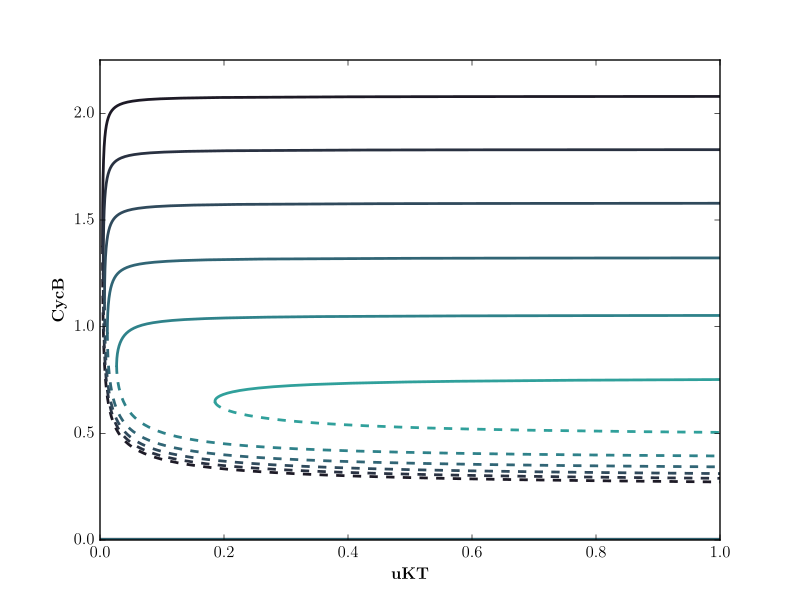

Recreate this plot in Julia.
using PyCall
PyDict(pyimport("matplotlib")["rcParams"])["font.family"] = ["Raleway"]
PyDict(pyimport("matplotlib")["rcParams"])["font.size"] = 18.0
using PyPlot
using DataFrames

function do_nothing(x)
  return x
end

function convert_synth_to_time(x)
  # synth = kscycb * exp(-r_decay * t)
  # synth/kscycb = exp(-r_decay * t)
  # log(synth/kscycb) = -r_decay * t
  # t = - log(synth/kscycb)/r_decay
  t = - log(x./0.005)/0.0008
  return(t)
end

function convert_inh_to_activity(x)
  # Cdk1 = 1/(1 + Inh)
  return(1./(1+x) .* 100)
end

function plot_bifurcation(path; xlim = false, ylim = false, xlabel = false, xf = do_nothing, yf = do_nothing, xscale = "linear", sp = false, color = "r")
  names = split(split(path, "_")[1], ".")[1]
  xtitle = split(names, "-")[1]
  ytitle = split(names, "-")[2]
  D = readtable(path, separator = ' ', header = false, names = [symbol(xtitle), symbol(ytitle), symbol(ytitle * "_2"), symbol("stable_1"), symbol("stable_2")])
  if sp == false
    figure()
    sp = subplot(111)
  end
  #get first branch
  i = findfirst(D[:stable_1][2:end], 2) + 1
  x_1 = xf(D[symbol(xtitle)][1:i])
  y_1 = yf(D[symbol(ytitle)][1:i])
  #get second branch
  j = findfirst(D[:stable_1][i+1:end], 1) - 2
  x_2 = xf(D[symbol(xtitle)][i:i+j])
  y_2 = yf(D[symbol(ytitle)][i:i+j])
  #get third branch
  x_3 = xf(D[symbol(xtitle)][i+j+1:end])
  y_3 = yf(D[symbol(ytitle)][i+j+1:end])

  sp[:plot](x_1, y_1, color = color, linewidth = 2)
  sp[:plot](x_2, y_2, color = color, linewidth = 2, linestyle = "--")
  sp[:plot](x_3, y_3, color = color, linewidth = 2)

  if xlabel == false
    xlabel = xtitle
  end
  sp[:set_xlabel](xlabel)
  sp[:set_xscale](xscale)
  sp[:set_ylabel](ytitle)
  if xlim != false
    sp[:set_xlim](xlim)
  end
  if ylim != false
    sp[:set_ylim](ylim)
  end
  return(D)
end

colors = Dict(
"kscycb0005" => "#1D1A26",
"kscycb00045" => "#293141",
"kscycb0004" => "#304A5C",
"kscycb00035" => "#316575",
"kscycb0003" => "#2F828A",
"kscycb000255" => "#30A09B"
)
fig = figure()
sp = subplot(111)
for (n, c) in colors
  path = "uKT-CycB_" * n * ".dat"
  plot_bifurcation(path; xlim = [0,1], ylim = [0,2.25], xf = do_nothing, yf = do_nothing, xscale = "log", sp = sp, color = c)
end
savefig("uKT-CycB.eps")
close()

fig = figure()
sp = subplot(111)
for (n, c) in colors
  path = "uKT-CycB_" * n * ".dat"
  plot_bifurcation(path; xlim = [0,1], ylim = [0,2.25], xf = do_nothing, yf = do_nothing, xscale = "linear", sp = sp, color = c)
end
savefig("uKT-CycB_lin.eps")
close()

fig = figure()
sp = subplot(111)
for (n, c) in colors
  path = "Inh-CycB_" * n * ".dat"
  plot_bifurcation(path; xlim = [0,100], ylim = [0,2.25], xf = convert_inh_to_activity, yf = do_nothing, xscale = "linear", sp = sp, color = c, xlabel = "maximal Cdk1-activity after inhibition (%)")
end
savefig("Inh-CycB.eps")
close()

fig = figure()
sp = subplot(111)
plot_bifurcation("kscycb-CycB_upperbranch.dat"; xlim = [0,0.005], ylim = [0,2.25], xf = do_nothing, yf = do_nothing, xscale = "linear", sp = sp, color = "#1D1A26")
savefig("kscycb-CycB.eps")
close()

fig = figure()
sp = subplot(111)
plot_bifurcation("kscycb-CycB_upperbranch.dat"; xlim = [0,2000], ylim = [0,2.25], xf = convert_synth_to_time, yf = do_nothing, xscale = "linear", sp = sp, color = "#1D1A26", xlabel = "time (min)")
savefig("time-CycB.eps")
close()
